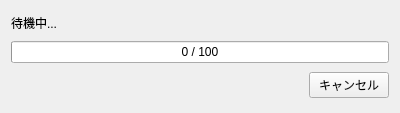
<?xml version='1.0' encoding='utf-8'?>
<ui version="4.0">
 <class>ProgressWidget</class>
 <widget class="QWidget" name="ProgressWidget">
  <property name="windowModality">
   <enum>Qt::WindowModality::WindowModal</enum>
  </property>
  <property name="geometry">
   <rect>
    <x>0</x>
    <y>0</y>
    <width>400</width>
    <height>113</height>
   </rect>
  </property>
  <property name="windowTitle">
   <string>Form</string>
  </property>
  <layout class="QVBoxLayout" name="verticalLayout">
   <item alignment="Qt::AlignmentFlag::AlignLeft">
    <widget class="QLabel" name="statusLabel">
     <property name="text">
      <string>待機中...</string>
     </property>
     <property name="sizePolicy">
      <sizepolicy hsizetype="Preferred" vsizetype="Fixed">
       <horstretch>0</horstretch>
       <verstretch>0</verstretch>
      </sizepolicy>
     </property>
    </widget>
   </item>
   <item>
    <widget class="QProgressBar" name="progressBar">
     <property name="value">
      <number>0</number>
     </property>
     <property name="format">
      <string>%v / %m</string>
     </property>
     <property name="sizePolicy">
      <sizepolicy hsizetype="Expanding" vsizetype="Fixed">
       <horstretch>0</horstretch>
       <verstretch>0</verstretch>
      </sizepolicy>
     </property>
    </widget>
   </item>
   <item alignment="Qt::AlignmentFlag::AlignRight">
    <widget class="QPushButton" name="cancelButton">
     <property name="text">
      <string>キャンセル</string>
     </property>
     <property name="sizePolicy">
      <sizepolicy hsizetype="Expanding" vsizetype="Fixed">
       <horstretch>0</horstretch>
       <verstretch>0</verstretch>
      </sizepolicy>
     </property>
    </widget>
   </item>
  </layout>
 </widget>
 <resources />
 <connections />
</ui>
